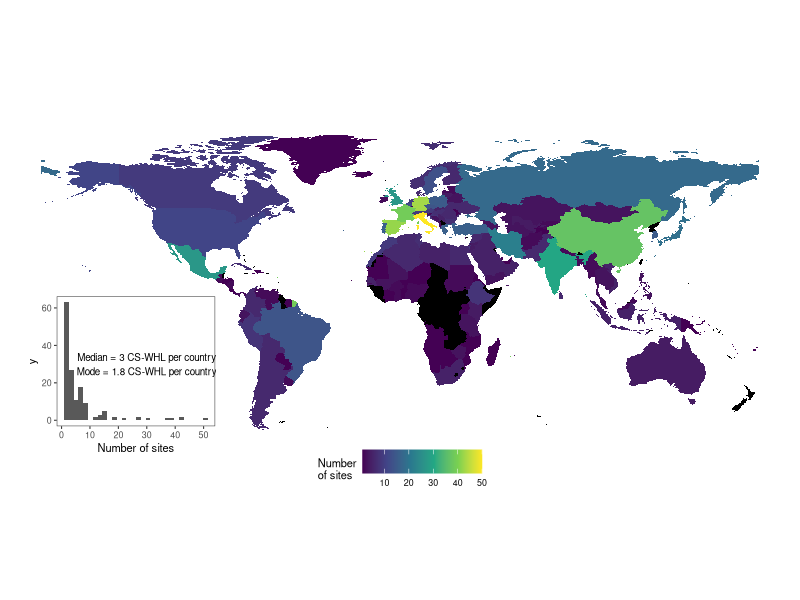
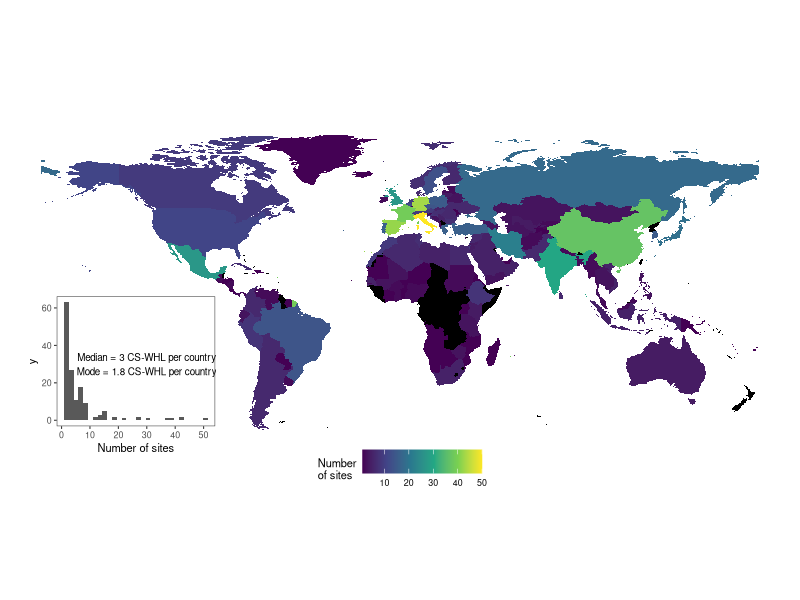

Recreate these plots in R, in order.
library(tidyverse)

wh_unesco <- readxl::read_excel(here::here("analysis/data/raw_data/whc-sites-2019.xls")) %>%
  filter(category %in% c("Cultural"))

estimate_mode <- function(x) {
  d <- density(x)
  d$x[which.max(d$y)]
}

theme_nogrid <- function (base_size = 12, base_family = "") {
  theme_bw(base_size = base_size,
           base_family = base_family) %+replace%
    theme(panel.grid = element_blank() )
}


wh_unesco_countries <-
  wh_unesco %>%
  separate_rows(states_name_en, convert = TRUE, sep = ",") %>%
  mutate(country = case_when(
    states_name_en == "Bolivia (Plurinational State of)"  ~ "Bolivia",
    states_name_en == "Cabo Verde"  ~ "Republic of Cabo Verde",
    states_name_en == "Czechia"  ~ "Czech Republic",
    states_name_en == "Democratic People's Republic of Korea"  ~ "Republic of Korea",
    states_name_en == "Gambia (the)"  ~ "The Gambia",
    states_name_en == "Holy See"  ~ "Vatican",
    states_name_en == "Iran (Islamic Republic of)"  ~ "Iran",
    states_name_en == "Lao People's Democratic Republic"  ~ "Lao PDR",
    states_name_en == "Micronesia (Federated States of)"  ~ "Federated States of Micronesia",
    states_name_en == "Syrian Arab Republic"  ~ "Syria",
    states_name_en == "the former Yugoslav Republic of Macedonia"  ~ "Macedonia",
    states_name_en == "United Kingdom of Great Britain and Northern Ireland"  ~ "United Kingdom",
    states_name_en == "United Republic of Tanzania"  ~ "Tanzania",
    states_name_en == "United States of America"  ~ "United States",
    states_name_en == "Venezuela (Bolivarian Republic of)"  ~ "Venezuela",
    states_name_en == "United States of America"  ~ "United States",
    states_name_en == "Viet Nam"  ~ "Vietnam",
    states_name_en == "Republic of Moldova"  ~ "Moldova",
    TRUE ~ as.character(states_name_en)
  ))


wh_unesco_countries$states_name_en <-
  ifelse(str_detect(wh_unesco_countries$name_en, "Greenland"),
         "Greenland",
         wh_unesco_countries$states_name_en)

wh_unesco_countries$country <-
  ifelse(str_detect(wh_unesco_countries$name_en, "Greenland"),
         "Greenland",
         wh_unesco_countries$country)

wh_unesco_countries_count <-
  wh_unesco_countries %>%
  separate_rows(states_name_en, sep = ",") %>%
  count(country)

median_number_unesco_sites_per_country <-
  median(wh_unesco_countries_count$n)

mode_number_unesco_sites_per_country <-
  round(estimate_mode(wh_unesco_countries_count$n), 1)

wh_unesco_country_counts_hist <-
  ggplot(wh_unesco_countries_count,
         aes(n)) +
  geom_histogram() +
  annotate("text", x = 30, y = 30,
           label = str_glue('Median = {median_number_unesco_sites_per_country} CS-WHL per country\nMode = {mode_number_unesco_sites_per_country} CS-WHL per country'),
           size = 2.5) +
  xlab("Number of sites") +
  theme_nogrid(8)

library("rnaturalearth")
library("rnaturalearthdata")
world <- ne_countries(scale = "medium", returnclass = "sf")

sf_map_data_unesco <-
  world %>%
  left_join(wh_unesco_countries_count,
            by = c( 'name_long' = 'country')) %>%
  select(name, n, geometry) %>%
  # sites with no CHL-WS: 0 or NA?
  # mutate(n = ifelse(is.na(n), 0, n)) %>%
  filter(name != "Antartica")

wh_country_unesco_count_map <-
  ggplot(data = sf_map_data_unesco) +
  geom_sf(aes(fill = n), lwd = 0) +
  scale_fill_viridis_c(na.value="black",
                       name = "Number\nof sites") +
  coord_sf(ylim = c(-50, 90), datum = NA) +
  theme_minimal(base_size = 8)  +
  theme(legend.direction = "horizontal", legend.position = "bottom")
  # ggtitle("Cultural Sites on the UNESCO World Heritage list",
  #        subtitle = "from https://whc.unesco.org/en/syndication")

wh_country_unesco_count_map +
  annotation_custom(ggplotGrob(wh_unesco_country_counts_hist),
                    xmin = -190,
                    xmax = -90,
                    ymin= 10,
                    ymax=-70)

ggsave(here::here("analysis/figures/wh_country_unesco_count_map.png"),
       width = 10,
       height = 6,
       dpi = 300)
